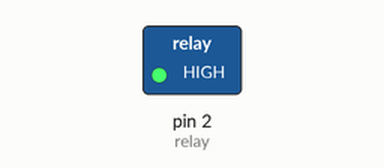
Bench run of a sketch on a simulated Arduino Uno, built with avr-gcc and run on an emulated ATmega328P. Shown: switched loads named in the sketch (green lamp = pin HIGH).

Above: at 1.5 s.
At 4.5 s:
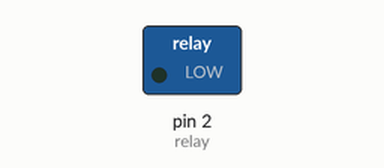
Timing chart, 0 to 7.8 s (numbered marks = the images above):
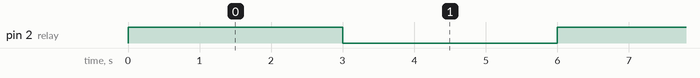

The sketch:

GET_STARTED_RELAY.ino
```cpp
int relay = 2;

void setup() {
  // Pin for relay module set as output
  pinMode(relay, OUTPUT);
  digitalWrite(relay, HIGH);
  Serial.begin(9600);
}

void loop() {
  digitalWrite(relay, HIGH);
  delay(3000);
  digitalWrite(relay, LOW);
  delay(3000);
}
```

Measured:
- by itself, pin 2 (relay): alternates HIGH for 3.0 s and LOW for 3.0 s
